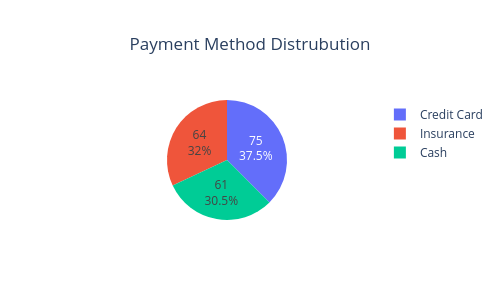

Notebook code cell kept with this figure:
### Markdown cell above
#### Payment Method Most Preferred by Patients Using Plotly.graph_object

### Code cell
payment_method = billing['payment_method'].value_counts()

fig = go.Figure(
    go.Pie(
    values = payment_method.values,
    labels = payment_method.index,
    textinfo = 'value+percent'
)
)
fig.update_layout(
    # center the title
    title = {
        'text': 'Payment Method Distrubution',
        'x': 0.5
    },
    width = 500,
    height = 300
)
fig.show()

### Figure 1 — Plotly figure (JSON) as saved in the notebook; plotly's stock layout.template omitted (floating-point values rounded to 4 significant figures)
{"data": [{"labels": ["Credit Card", "Insurance", "Cash"], "textinfo": "value+percent", "type": "pie", "values": [75, 64, 61]}], "layout": {"height": 300, "title": {"text": "Payment Method Distrubution", "x": 0.5}, "width": 500}}
